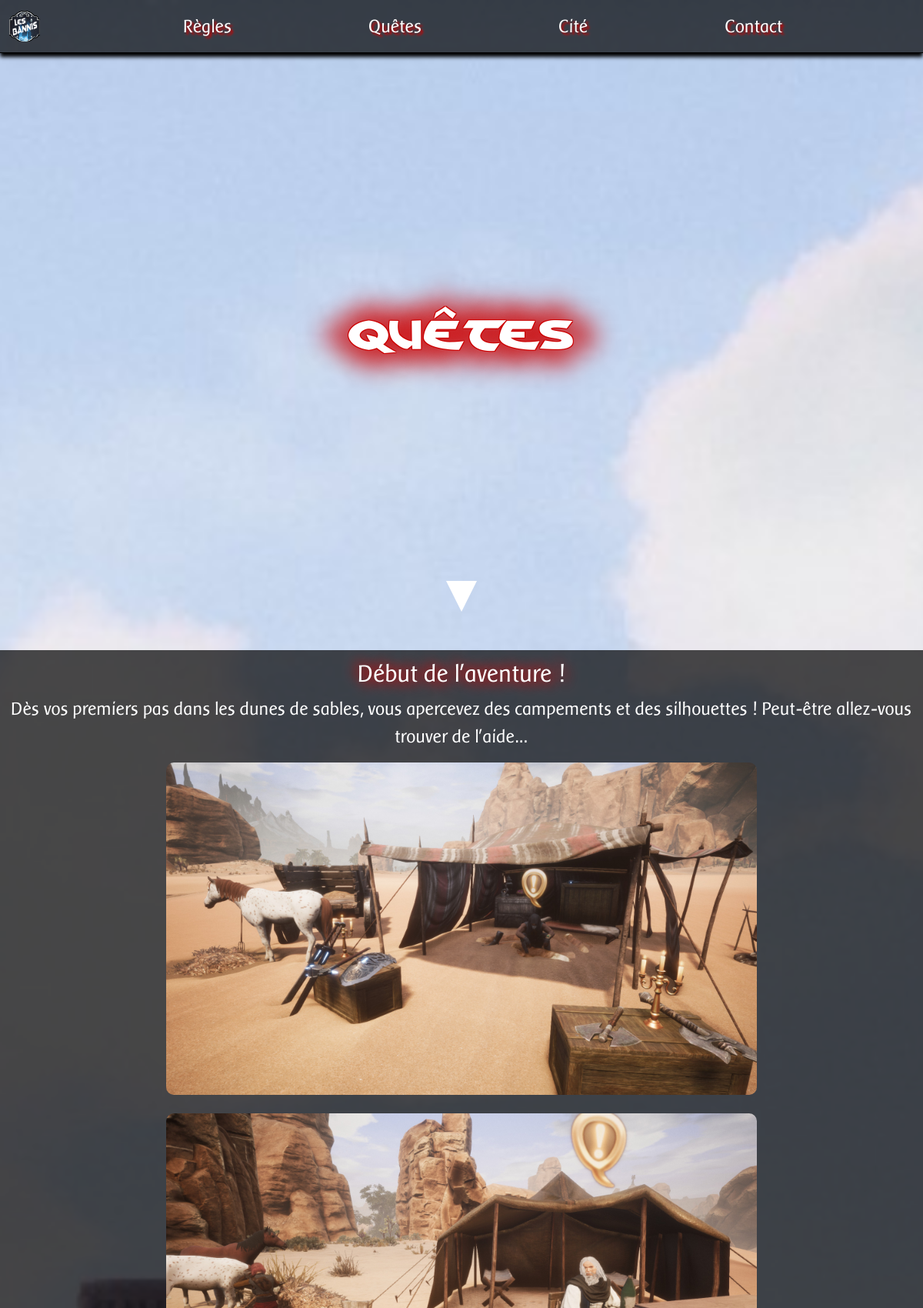
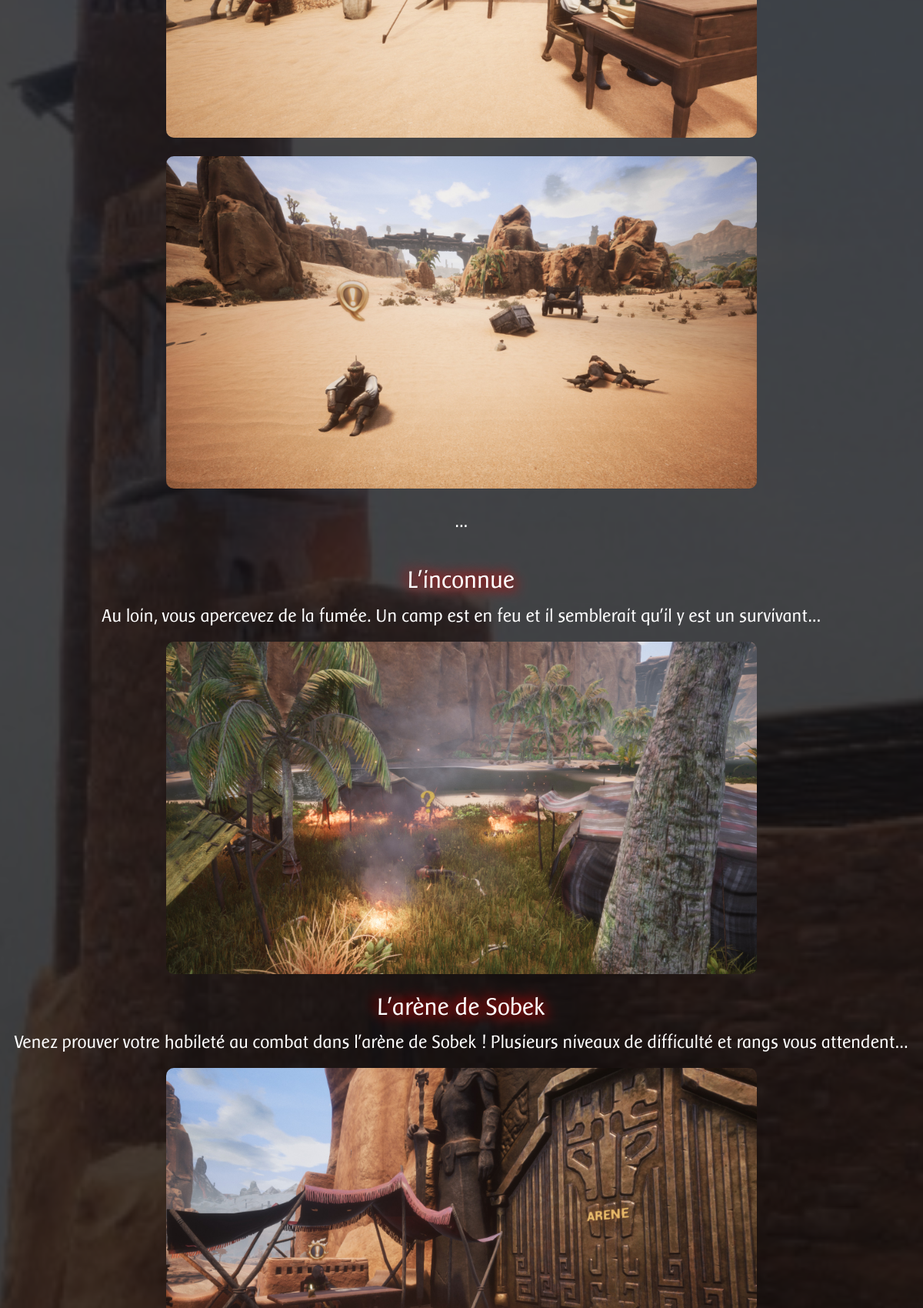
Page /quetes.html (upper part) on the committed database (2 pictures, top to bottom).
### tables this page shows
CREATE TABLE IF NOT EXISTS `quest` (
  `id` int(11) NOT NULL AUTO_INCREMENT,
  `titre` varchar(255) NOT NULL,
  `article` text NOT NULL,
  `image` varchar(255) NOT NULL,
  `date_ajout` date NOT NULL,
  PRIMARY KEY (`id`)
);

### fonctions/requests.php (called while the page is built, shortened)
<?php
    function request_quest($bdd) {
        $ajout = $bdd->query('SELECT id, titre, article, image, date_ajout FROM quest ORDER BY id');
        return $ajout;
    }
?>

### view/quetes.php (the view, shortened to what this page needs)
<?php
$bdd = db_connect();
require("../fonctions/requests.php");
$ajout = request_quest($bdd);
?>
<div id="title">
<h1 id="main_title" class="center white hyborian">quêtes</h1>
</div>
<div id="triangle"></div>
<section id="section_quest">
<?php
    while ($donnees = $ajout->fetch())
    {
        if ($donnees['titre'] != null && $donnees['article'] != null && $donnees['image'] != null) {
            echo 	'<article class="center">
                        <h2 class="white">' . $donnees['titre'] . '</h2>
                        <p class="white">' . $donnees['article'] . '</p>
                        <img class="img-quest" src="' . $donnees['image'] . '">
                    </article>';
        }
        elseif ($donnees['titre'] != null && $donnees['article'] == null && $donnees['image'] == null) {
            echo 	'<article class="center">
                        <h2 class="white">' . $donnees['titre'] . '</h2>
                    </article>';
        }
        elseif ($donnees['titre'] != null && $donnees['article'] != null && $donnees['image'] == null) {
            echo 	'<article class="center">
                        <h2 class="white">' . $donnees['titre'] . '</h2>
                        <p class="white">' . $donnees['article'] . '</p>
                    </article>';
        }
        elseif ($donnees['titre'] != null && $donnees['article'] == null && $donnees['image'] != null) {
            echo 	'<article class="center">
                        <h2 class="white">' . $donnees['titre'] . '</h2>
                        <img class="img-quest" src="' . $donnees['image'] . '">
                    </article>';
        }
        elseif ($donnees['titre'] == null && $donnees['article'] != null && $donnees['image'] == null) {
            echo 	'<article class="center">
                        <p class="white">' . $donnees['article'] . '</p>
                    </article>';
        }
        elseif ($donnees['titre'] == null && $donnees['article'] != null && $donnees['image'] != null) {
            echo 	'<article class="center">
                        <p class="white">' . $donnees['article'] . '</p>
                        <img class="img-quest" src="' . $donnees['image'] . '">
                    </article>';
        }
        elseif ($donnees['titre'] == null && $donnees['article'] == null && $donnees['image'] != null) {
            echo 	'<article class="center">
                        <img class="img-quest" src="' . $donnees['image'] . '">
                    </article>';
        }
    }
?>
</section>
<?php require('../template/template.php'); ?>

### css/quest.css (style rules this page uses)
body { font-family: "jockey_oneregular", Arial, Helvetica, sans-serif; margin: 0; padding: 0; background-image: url(../img/body/bodyquest_2560.jpg); background-size: cover; background-attachment: fixed; }
.white { color: #ffffff; }
.center { text-align: center; }
#main_title { font-size: 4em; text-transform: uppercase; margin: 0; text-shadow: -1px 1px 0 #cc0000, 1px 1px 0 #cc0000, 1px -1px 0 #cc0000, -1px -1px 0 #cc0000, 0px 20px 0.5em #cc0000, 0px -20px 0.5em #cc0000, 30px 0px 0.5em #cc0000, -30px 0px 0.5em #cc0000; }
#title { display: flex; height: 92vh; justify-content: center; flex-direction: column; }
#section_quest { width: 100%; background-color: rgba(0, 0, 0, 0.7); }
article { padding: 1%; }
h2 { font-size: 2.5em; text-shadow: 5px 5px 0.5em #cc0000, -5px -5px 0.5em #cc0000; }
p { font-size: 1.5em; }
.img-quest { border-radius: 10px; margin: 0 1%; max-width: 768px; }

### css/quest_responsive.css (style rules this page uses)
@media all and (max-width: 1690px) { body { background-position: center; } }

### polices/stylesheet.css (style rules this page uses)
body { font-family: "baars", "hyborian2", "jockey_oneregular", Arial, Helvetica, sans-serif !important; margin: 0; padding: 0; }
.hyborian { font-family: "hyborian2"; }

### css/triangle.css (style rules this page uses)
#triangle { width: 0px; height: 0px; margin: 0 auto; border-left: 20px solid transparent; border-right: 20px solid transparent; border-top: 40px solid #ffffff; position: relative; bottom: 50px; }

### rows in the picture
quest: titre "Début de l'aventure !", article "Dès vos premiers pas dans les dunes de sables, vous apercevez des campements et des silhouettes ! Peut-être allez-vous trouver de l'aide...", image (picture)
quest: image (picture)
quest: image (picture)
quest: article "..."
quest: titre "L'inconnue", article "Au loin, vous apercevez de la fumée. Un camp est en feu et il semblerait qu'il y est un survivant...", image (picture)
quest: titre "L'arène de Sobek", article "Venez prouver votre habileté au combat dans l'arène de Sobek ! Plusieurs niveaux de difficulté et rangs vous attendent...", image (picture)
